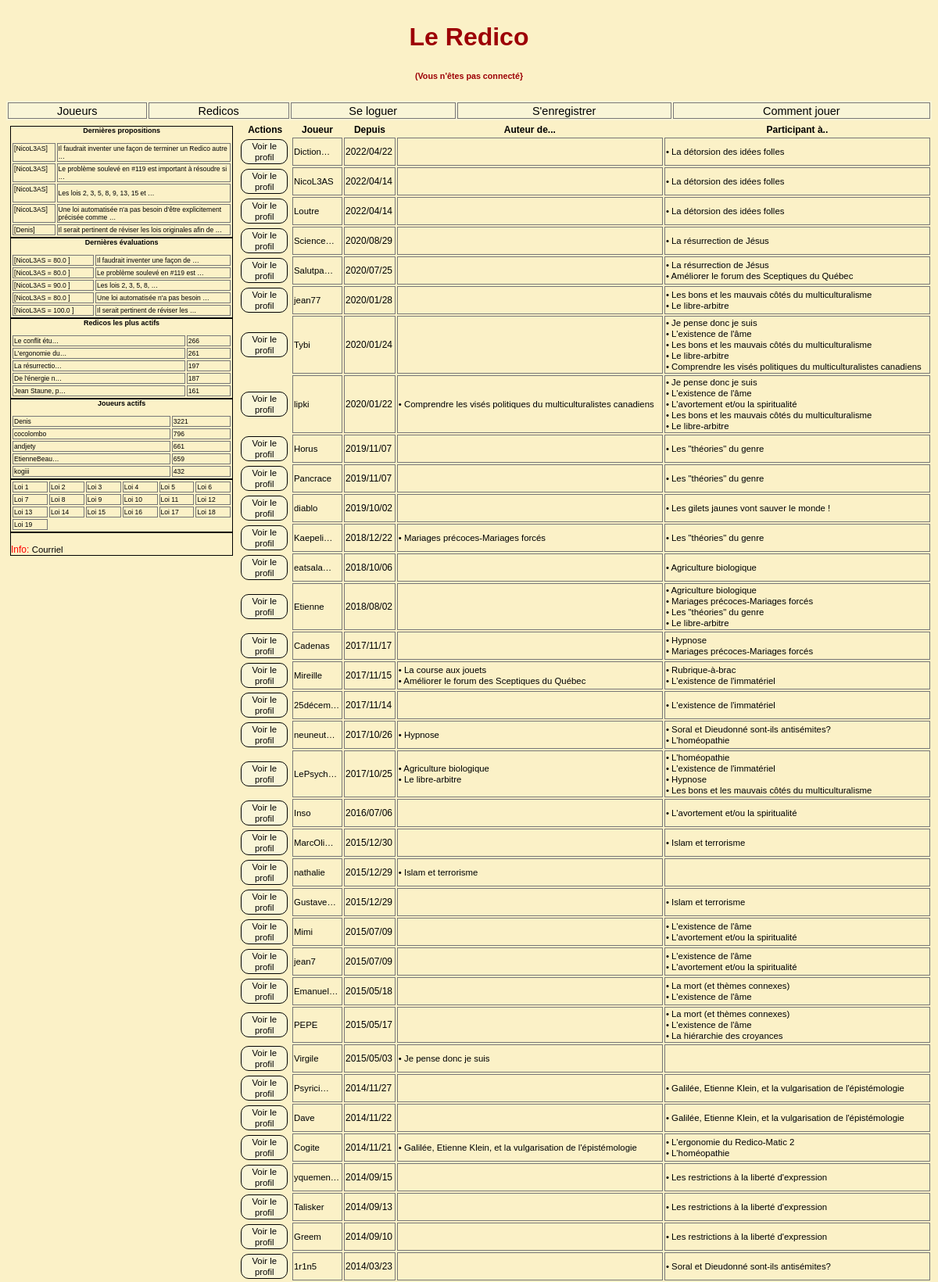
The app's page /joueurs/ (upper part) with its own data.
### redicos/models.py (models this page shows, shortened)
class Redico(models.Model):
    titre = models.TextField(unique=True)
    createur = models.ForeignKey(User, editable=False, on_delete=models.CASCADE, related_name='Redico_createur')
    debut = models.DateTimeField(auto_now_add=True)
    actif = models.BooleanField(default=True, editable=True)

### joueurs/views.py (the view)
# urls.py: re_path(r'^joueurs/$',  joueurs_views.index,
def index(request):
    joueurs = Joueur.objects.exclude(evaluation__joueur__id=None).distinct()
    joueurs = joueurs.order_by('-date_joined')
    c = {'request':request,
         'joueurs':joueurs,
         'show_profil'     : True,
         'show_add_redico' : True,
         'show_add_prop'   : False,
         'show_add_eval'   : False,
         'show_edit_redico': False,
         'show_edit_prop'  : False,
         'show_edit_eval'  : False
         }
    return render(request,  "joueurs/index.html",c)

### joueurs/models.py (called while the page is built)
    def __str__(self):
        return u"%s" % (self.username)

    def redsAuteurList(self):
        from redicos.models import Redico
        return Redico.objects.filter(createur=self.id).\
                              values(RedId=F('proposition__redico__id'),
                                     RedCreateur=F('proposition__redico__createur'),
                                     RedTitre=F('proposition__redico__titre'),
                                     RedDate=F('proposition__redico__debut')).distinct()

    def redsParticipantsList(self):
        from evaluations.models import Evaluation
        l1  = Evaluation.objects.filter(joueur=self.id). \
                            values(RedId=F('proposition__redico__id'),
                                   RedCreateur=F('proposition__redico__createur'),
                                   RedTitre=F('proposition__redico__titre'),
                                   RedDate=F('proposition__redico__debut')).distinct()
        l2 = self.redsAuteurList()
        return l1.difference(l2)

### redicos/context_processors.py (called while the page is built)
def redicos_importants(request):
    redicos_importants = Proposition.objects.all().values('redico__id', 'redico__titre').annotate(cnt=Count('redico')).order_by('-cnt')[:nb_Items]
    return { 'redicos_importants': redicos_importants, }

def redicos_dynamiques(request):
    redicos_dynamiques = Proposition.objects.all().values('redico__id', 'redico__titre').annotate(cnt=Count('redico')).order_by('-cnt')[:nb_Items]
    return {'redicos_dynamiques': redicos_dynamiques, }

def dern_props(request):
    dernieres_props = Proposition.objects.all().values('texte', 'redico__id', 'sequence', 'auteur__id', 'auteur__username').order_by('-id')[:nb_Items]
    return {'dern_props': dernieres_props, }

def dern_evals(request):
    dernieres_evals = Evaluation.objects.all().values('proposition__sequence',
                                                      'proposition__redico__id',
                                                      'proposition__texte',
                                                      'joueur__username',
                                                      'eval').order_by('-id')[:nb_Items]
    return {'dern_evals': dernieres_evals, }

def joueurs_actifs(request):
    joueurs_actifs = Evaluation.objects.all().values('joueur__username', 'joueur__id').annotate(cnt=Count('joueur')).order_by('-cnt')[:nb_Items]
    return {'joueurs_actifs': joueurs_actifs,}

### templates/joueurs/index.html (shortened to what this page needs)
{% extends 'base.html' %}
{% load i18n %}
{% load evaluations_tags %}
{% block index-detail %}
    <div class="div-index-detail">
        <table class="joueurs-index">
            <thead>
                <tr>
                <th>Actions</th>
                <th>Joueur</th>
                <th>Depuis</th>
                <th>Auteur de... </th>
                <th>Participant à..</th></tr>
            </thead>
            <tbody>
                {% for joueur in joueurs %}
                     <tr>
                     <div>
                       <td class="actions">
                        {% peut_voir_un_profil %}
                       </td>
                     </div>
                    <div>
                        <td><a href="/joueur/{{ joueur.id }}/"  title={{ joueur }}>{{ joueur|truncatechars:8 }}</a>
                        </td>
                     </div>
                        <td>
                           {{ joueur.date_joined|date:"Y/m/d" }}
                        </td>
                        <td>
                            {% for r in joueur.redsAuteurList %}
                              <a href="/redico/{{ r.RedId }}/">
                                  &#8226; {{ r.RedTitre  }}</a><br />
                            {%  endfor %}
                        </td>
                        <td>
                            {% for r in joueur.redsParticipantsList  %}
                                <a href="/redico/{{ r.RedId }}/">
                                &#8226;  {{ r.RedTitre}}</a><br />
                            {%  endfor %}
                        </td>
                     </tr>
                 {% endfor %}
            </tbody>
        </table>
    </div>
{% endblock index-detail %}

### css/redico4.css (style rules this page uses)
body { font-family: Arial; background-color: #fbf1c7; }
.div-index-detail { grid-area: 4 / 4 / 11 / -1; }
table { font-size: 0.75em; color: black; border: solid 0px #6f6e71; margin-left: auto; margin-right: auto; width: 100%; }
td.actions { border: solid 0px red; font-size: 0.95em; background-color: #fbf1c7; color: #fff; }
div .btn-action { background-color: #f9f5d7; border: solid black 1px; color: red; padding: 1px 1px; width: 60px; text-align: center; text-decoration: none; display: inline-block; font-size: 12px; margin: 1px 1px; cursor: pointer; border-radius:10px; }

### records on screen
Redico: RedTitre "La détorsion des idées folles"
Redico: RedTitre "La résurrection de Jésus"
Redico: RedTitre "Améliorer le forum des Sceptiques du Québec"
Redico: RedTitre "Les bons et les mauvais côtés du multiculturalisme"
Redico: RedTitre "Le libre-arbitre"
Redico: RedTitre "Je pense donc je suis"
Redico: RedTitre "L'existence de l'âme"
Redico: RedTitre "Comprendre les visés politiques du multiculturalistes canadiens"
Redico: RedTitre "L'avortement et/ou la spiritualité"
Redico: RedTitre "Les \"théories\" du genre"
Redico: RedTitre "Les gilets jaunes vont sauver le monde !"
Redico: RedTitre "Mariages précoces-Mariages forcés"
Redico: RedTitre "Agriculture biologique"
Redico: RedTitre "Hypnose"
Redico: RedTitre "La course aux jouets"
Redico: RedTitre "Rubrique-à-brac"
Redico: RedTitre "L'existence de l'immatériel"
Redico: RedTitre "Soral et Dieudonné sont-ils antisémites?"
Redico: RedTitre "L'homéopathie"
Redico: RedTitre "Islam et terrorisme"
Redico: RedTitre "La mort (et thèmes connexes)"
Redico: RedTitre "La hiérarchie des croyances"
Redico: RedTitre "Galilée, Etienne Klein, et la vulgarisation de l'épistémologie"
Redico: RedTitre "L'ergonomie du Redico-Matic 2"
Redico: RedTitre "Les restrictions à la liberté d'expression"

### other values on screen
{{ p.auteur__username|slice:":12" }} "NicoL3AS" "NicoL3AS" "NicoL3AS" "NicoL3AS" "Denis"
{{ p.texte|truncatewords:10|safe|urlize }} "Il faudrait inventer une façon de terminer un Redico autre …" "Le problème soulevé en #119 est important à résoudre si …" "Les lois 2, 3, 5, 8, 9, 13, 15 et …" "Une loi automatisée n'a pas besoin d'être explicitement précisée comme …" "Il serait pertinent de réviser les lois originales afin de …"
{{ e.joueur__username|slice:":12" }} "NicoL3AS" "NicoL3AS" "NicoL3AS" "NicoL3AS" "NicoL3AS"
{{ e.eval|abstention }} "80.0" "80.0" "90.0" "80.0" "100.0"
{{ e.proposition__texte|truncatewords:6|safe|urlize }} "Il faudrait inventer une façon de …" "Le problème soulevé en #119 est …" "Les lois 2, 3, 5, 8, …" "Une loi automatisée n'a pas besoin …" "Il serait pertinent de réviser les …"
{{ r.redico__titre|truncatechars:15 }} "Le conflit étu…" "L'ergonomie du…" "La résurrectio…" "De l'énergie n…" "Jean Staune, p…"
{{ r.cnt }} "266" "261" "197" "187" "161"
{{ j.joueur__username|truncatechars:12 }} "Denis" "cocolombo" "andjety" "EtienneBeau…" "kogiii"
{{ j.cnt }} "3221" "796" "661" "659" "432"
{{ joueur|truncatechars:8 }} "Diction…"
{{ joueur.date_joined|date:"Y/m/d" }} "2022/04/22"
{{ joueur|truncatechars:8 }} "NicoL3AS"
{{ joueur.date_joined|date:"Y/m/d" }} "2022/04/14"
{{ joueur|truncatechars:8 }} "Loutre"
{{ joueur|truncatechars:8 }} "Science…"
